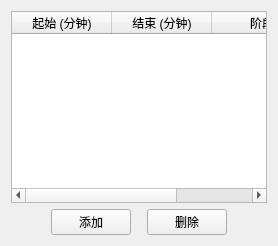
          <widget class="QWidget" name="q_Score">
           <attribute name="title">
            <string>评分</string>
           </attribute>
           <layout class="QVBoxLayout" name="verticalLayout_29">
            <item>
             <widget class="QTableWidget" name="_scoreTable">
              <property name="sizePolicy">
               <sizepolicy hsizetype="Expanding" vsizetype="Expanding">
                <horstretch>0</horstretch>
                <verstretch>0</verstretch>
               </sizepolicy>
              </property>
              <property name="sortingEnabled">
               <bool>true</bool>
              </property>
              <attribute name="horizontalHeaderStretchLastSection">
               <bool>true</bool>
              </attribute>
              <column>
               <property name="text">
                <string>起始 (分钟)</string>
               </property>
              </column>
              <column>
               <property name="text">
                <string>结束 (分钟)</string>
               </property>
              </column>
              <column>
               <property name="text">
                <string>阶段</string>
               </property>
              </column>
             </widget>
            </item>
            <item>
             <layout class="QHBoxLayout" name="horizontalLayout_13">
              <property name="topMargin">
               <number>0</number>
              </property>
              <item>
               <spacer name="horizontalSpacer_32">
                <property name="orientation">
                 <enum>Qt::Horizontal</enum>
                </property>
                <property name="sizeHint" stdset="0">
                 <size>
                  <width>40</width>
                  <height>20</height>
                 </size>
                </property>
               </spacer>
              </item>
              <item>
               <widget class="QPushButton" name="_scoreAdd">
                <property name="text">
                 <string>添加</string>
                </property>
               </widget>
              </item>
              <item>
               <spacer name="horizontalSpacer_35">
                <property name="orientation">
                 <enum>Qt::Horizontal</enum>
                </property>
                <property name="sizeType">
                 <enum>QSizePolicy::Fixed</enum>
                </property>
                <property name="sizeHint" stdset="0">
                 <size>
                  <width>10</width>
                  <height>20</height>
                 </size>
                </property>
               </spacer>
              </item>
              <item>
               <widget class="QPushButton" name="_scoreRm">
                <property name="text">
                 <string>删除</string>
                </property>
               </widget>
              </item>
              <item>
               <spacer name="horizontalSpacer_36">
                <property name="orientation">
                 <enum>Qt::Horizontal</enum>
                </property>
                <property name="sizeHint" stdset="0">
                 <size>
                  <width>40</width>
                  <height>20</height>
                 </size>
                </property>
               </spacer>
              </item>
             </layout>
            </item>
           </layout>
          </widget>
